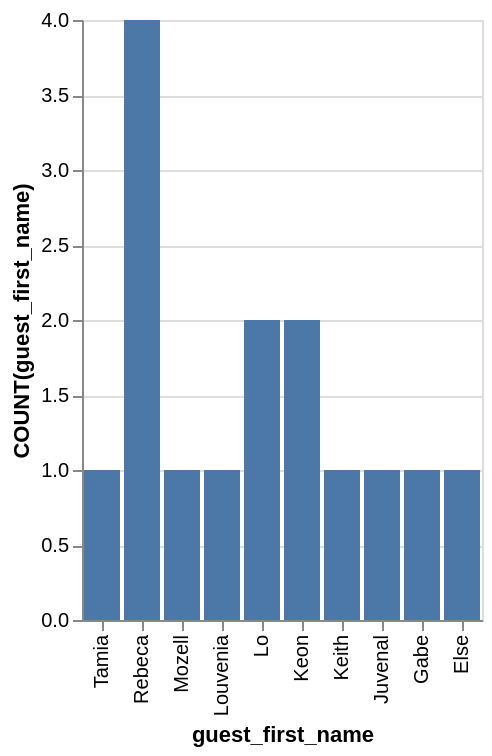

Write a Vega-Lite specification for this figure.
### Vega-Lite specification from a JSON file in a GitHub repository (floating-point values rounded to 4 significant figures)
{"data": {"values": [{"x_data": "Tamia", "y_data": 1}, {"x_data": "Rebeca", "y_data": 4}, {"x_data": "Mozell", "y_data": 1}, {"x_data": "Louvenia", "y_data": 1}, {"x_data": "Lo", "y_data": 2}, {"x_data": "Keon", "y_data": 2}, {"x_data": "Keith", "y_data": 1}, {"x_data": "Juvenal", "y_data": 1}, {"x_data": "Gabe", "y_data": 1}, {"x_data": "Else", "y_data": 1}]}, "mark": "bar", "encoding": {"x": {"field": "x_data", "type": "nominal", "title": "guest_first_name", "sort": "descending"}, "y": {"field": "y_data", "type": "quantitative", "title": "COUNT(guest_first_name)"}}}
